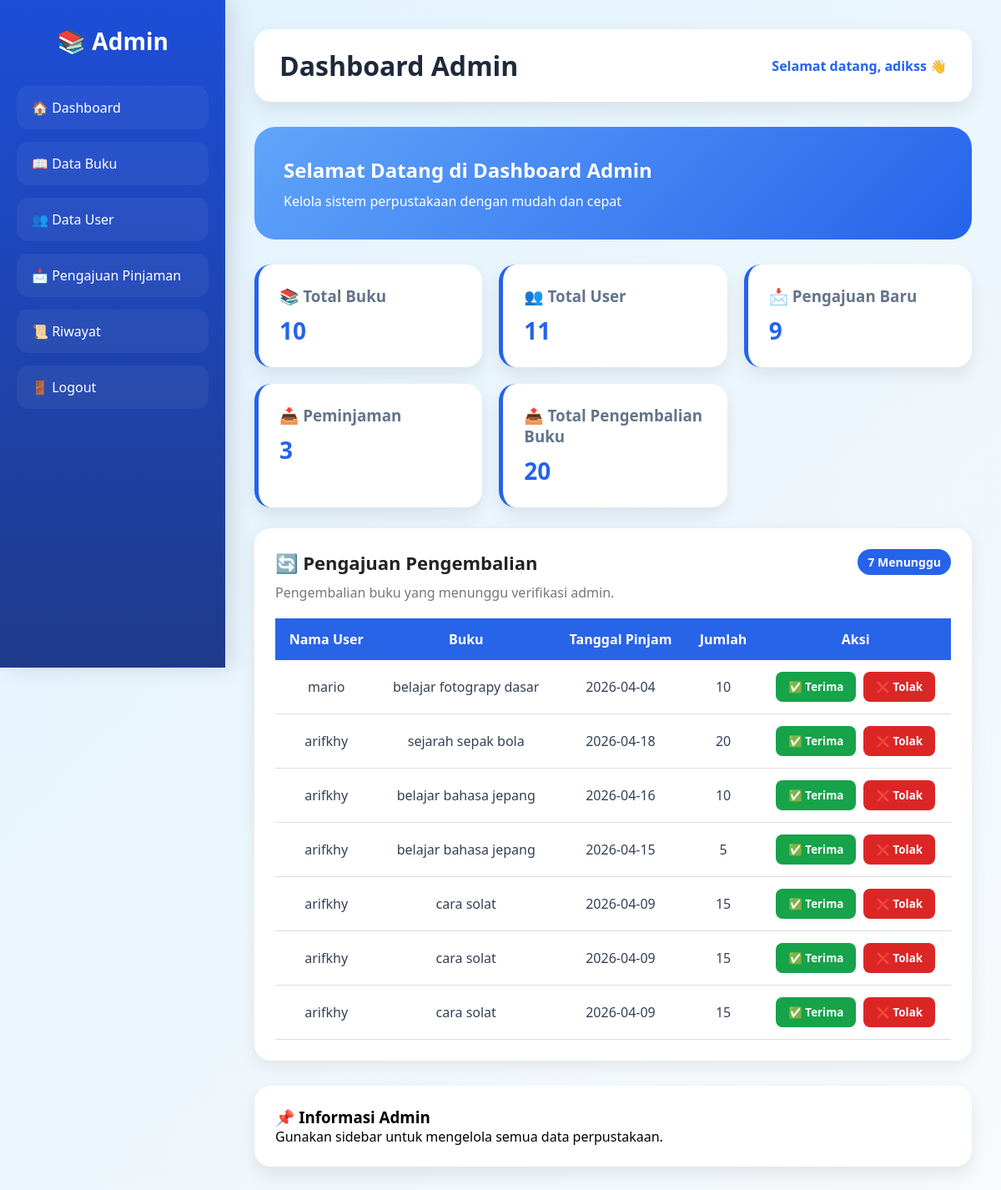
Page /pinjam_buku/views/v_dasbord_admin.php (signed in) on the committed database.
### tables this page shows
CREATE TABLE `pinjam` (
  `id_pinjam` int(11) NOT NULL,
  `kode_buku` int(11) NOT NULL,
  `id_pengguna` int(11) NOT NULL,
  `tanggal_pinjam` date NOT NULL,
  `tanggal_kembali` date DEFAULT NULL,
  `status` enum('pending','dipinjam','menunggu_verifikasi','dikembalikan') NOT NULL,
  `jumlah_pinjam` varchar(50) NOT NULL
);

CREATE TABLE `pengguna` (
  `id_pengguna` int(11) NOT NULL,
  `nama_pengguna` varchar(100) NOT NULL,
  `jenis_kelamin` enum('laki-laki','perempuan') NOT NULL,
  `alamat` varchar(150) NOT NULL,
  `role` enum('admin','user') NOT NULL,
  `password` varchar(250) NOT NULL,
  `email` varchar(150) NOT NULL,
  `tanggal_lahir_pengguna` date DEFAULT NULL
);

CREATE TABLE `buku` (
  `kode_buku` int(11) NOT NULL,
  `gambar` varchar(250) NOT NULL,
  `nama_buku` varchar(100) NOT NULL,
  `tanggal_rilis` date NOT NULL,
  `pencipta` varchar(150) NOT NULL,
  `stok` varchar(100) NOT NULL
);

### pinjam_buku/models/m_koneksi.php (called while the page is built, shortened)
<?php
class m_koneksi {
    public function __construct() {
        $host = "localhost";
        $user = "root";
        $pass = "";
        $db   = "pinjam_buku";
        $this->koneksi = mysqli_connect($host, $user, $pass, $db);
    }
}

### pinjam_buku/models/m_dashboard.php (called while the page is built)
<?php
include_once "m_koneksi.php";
class m_dashboard {
    public $koneksi;
    function __construct(){
        $db = new m_koneksi();
        $this->koneksi = $db->koneksi;
    }
    function total_buku(){
        $sql = "SELECT COUNT(*) as total FROM buku";
        $q = mysqli_query($this->koneksi,$sql);
        return mysqli_fetch_assoc($q)['total'];
    }
    function total_user(){
        $sql = "SELECT COUNT(*) as total FROM pengguna WHERE role='user'";
        $q = mysqli_query($this->koneksi,$sql);
        return mysqli_fetch_assoc($q)['total'];
    }
    function total_pending(){
        $sql = "SELECT COUNT(*) as total FROM pinjam WHERE status='pending'";
        $q = mysqli_query($this->koneksi,$sql);
        return mysqli_fetch_assoc($q)['total'];
    }
    function total_pinjam(){
        $sql = "SELECT COUNT(*) as total FROM pinjam WHERE status='dipinjam'";
        $q = mysqli_query($this->koneksi,$sql);
        return mysqli_fetch_assoc($q)['total'];
    }
    function total_kembali(){
        $sql = "SELECT COUNT(*) as total FROM pinjam WHERE status='dikembalikan'";
        $q = mysqli_query($this->koneksi,$sql);
        return mysqli_fetch_assoc($q)['total'];
    }
}
?>

### pinjam_buku/models/m_pinjam.php (called while the page is built, shortened)
<?php
include_once "m_koneksi.php";
class m_pinjam
{
    public $koneksi;
    function __construct()
    {
        $db = new m_koneksi();
        $this->koneksi = $db->koneksi;
    }
    function tampil_menunggu_pengembalian()
    {
        $sql = "SELECT
                    pinjam.*,
                    buku.nama_buku,
                    pengguna.nama_pengguna
                FROM pinjam
                JOIN buku
                    ON pinjam.kode_buku = buku.kode_buku
                JOIN pengguna
                    ON pinjam.id_pengguna = pengguna.id_pengguna
                WHERE pinjam.status='menunggu_verifikasi'
                ORDER BY pinjam.id_pinjam DESC";
        $q = mysqli_query($this->koneksi, $sql);
        $data = [];
        while ($d = mysqli_fetch_object($q)) {
            $data[] = $d;
        }
        return $data;
    }
}
?>

### pinjam_buku/views/v_dasbord_admin.php (the view, shortened to what this page needs)
<?php
include "../models/m_dashboard.php";
$dashboard = new m_dashboard();
include "../models/m_pinjam.php";
$pinjam = new m_pinjam();
$total_buku    = $dashboard->total_buku();
$total_user    = $dashboard->total_user();
$total_pending = $dashboard->total_pending();
$total_pinjam  = $dashboard->total_pinjam();
$total_kembali = $dashboard->total_kembali();
$data_pengembalian = $pinjam->tampil_menunggu_pengembalian();
$nama_admin = $_SESSION['nama_pengguna'] ?? 'Admin';
?>
<!DOCTYPE html>
<html lang="id">
<head>
<link
    rel="stylesheet"
    href="/pinjam_buku/asset/dasbord_admin.css"
>
</head>
<body>
<div class="sidebar">
    <h2>📚 Admin</h2>
    <a href="v_dasbord_admin.php">
        🏠 Dashboard
    </a>
    <a href="../views/v_admin_buku.php">
        📖 Data Buku
    </a>
    <a href="../views/v_data_user.php">
        👥 Data User
    </a>
    <a href="../views/verif_admin.php">
        📩 Pengajuan Pinjaman
    </a>
    <a href="../controllers/c_riwayat.php">
        📜 Riwayat
    </a>
    <a href="../controllers/c_logout.php">
        🚪 Logout
    </a>
</div>
<div class="main">
    <div class="topbar">
        <h1>
            Dashboard Admin
        </h1>
        <span>
            Selamat datang,
            <?= htmlspecialchars($nama_admin) ?>
            👋
        </span>
    </div>
    <div class="welcome">
        <h2>
            Selamat Datang di Dashboard Admin
        </h2>
        <p>
            Kelola sistem perpustakaan dengan mudah dan cepat
        </p>
    </div>
    <div class="cards">
        <div class="card">
            <h3>
                📚 Total Buku
            </h3>
            <p>
                <?= $total_buku ?>
            </p>
        </div>
        <div class="card">
            <h3>
                👥 Total User
            </h3>
            <p>
                <?= $total_user ?>
            </p>
        </div>
        <div class="card">
            <h3>
                📩 Pengajuan Baru
            </h3>
            <p>
                <?= $total_pending ?>
            </p>
        </div>
        <div class="card">
            <h3>
                📥 Peminjaman
            </h3>
            <p>
                <?= $total_pinjam ?>
            </p>
        </div>
        <div class="card">
            <h3>
                📤 Total Pengembalian Buku
            </h3>
            <p>
                <?= $total_kembali ?>
            </p>
        </div>
    </div>
    <div class="pengembalian-box">
        <div class="judul-pengembalian">
            <h2>
                🔄 Pengajuan Pengembalian
            </h2>
            <span class="jumlah-pengembalian">
                <?= count($data_pengembalian) ?>
                Menunggu
            </span>
        </div>
        <p>
            Pengembalian buku yang menunggu verifikasi admin.
        </p>
        <div class="table-wrapper">
            <table class="table-pengembalian">
                <thead>
                    <tr>
                        <th>
                            Nama User
                        </th>
                        <th>
                            Buku
                        </th>
                        <th>
                            Tanggal Pinjam
                        </th>
                        <th>
                            Jumlah
                        </th>
                        <th>
                            Aksi
                        </th>
                    </tr>
                </thead>
                <tbody>
                    <?php if (!empty($data_pengembalian)): ?>
                        <?php foreach ($data_pengembalian as $row): ?>
                            <tr>
                                <td>
                                    <?= htmlspecialchars(
                                        $row->nama_pengguna
                                    ) ?>
                                </td>
                                <td>
                                    <?= htmlspecialchars(
                                        $row->nama_buku
                                    ) ?>
                                </td>
                                <td>
                                    <?= htmlspecialchars(
                                        $row->tanggal_pinjam
                                    ) ?>
                                </td>
                                <td>
                                    <?= htmlspecialchars(
                                        $row->jumlah_pinjam
                                    ) ?>
                                </td>
                                <td>
                                    <form
                                        action="../controllers/c_proses_verifikasi.php"
                                        method="POST"
                                        style="display:inline;"
                                    >
                                        <button
                                            type="submit"
                                            class="btn-terima"
                                            onclick="return confirm('Terima pengembalian buku ini?')"
                                        >
                                            ✅ Terima
                                        </button>
                                    </form>
                                    <form
                                        action="../controllers/c_proses_verifikasi.php"
                                        method="POST"
                                        style="display:inline;"
                                    >
                                        <button
                                            type="submit"
                                            class="btn-tolak"
                                            onclick="return confirm('Tolak pengembalian buku ini?')"
                                        >
                                            ❌ Tolak
                                        </button>
                                    </form>
                                </td>
                            </tr>
                        <?php endforeach; ?>
                    <?php endif; ?>
                </tbody>
            </table>
        </div>
    </div>
    <div class="section">
        <h3>
            📌 Informasi Admin
        </h3>
        <p>
            Gunakan sidebar untuk mengelola semua data perpustakaan.
        </p>
    </div>
</div>
</body>
</html>

### pinjam_buku/asset/dasbord_admin.css (style rules this page uses)
* { margin:0; padding:0; box-sizing:border-box; font-family:'Segoe UI',sans-serif; }
body { background:linear-gradient(135deg,#e0f2fe,#f8fafc); display:flex; min-height:100vh; }
.sidebar { width:270px; min-height:100vh; background:linear-gradient(180deg,#1d4ed8,#1e3a8a); padding:30px 20px; position:fixed; color:white; box-shadow:8px 0 25px rgba(0,0,0,0.12); }
.sidebar h2 { text-align:center; margin-bottom:35px; font-size:28px; }
.sidebar a { display:block; padding:15px 18px; margin-bottom:15px; text-decoration:none; color:white; border-radius:14px; transition:.3s; background:rgba(255,255,255,0.05); }
.main { margin-left:270px; width:100%; padding:35px; }
.topbar { background:white; padding:22px 30px; border-radius:20px; box-shadow:0 10px 25px rgba(0,0,0,0.08); margin-bottom:30px; display:flex; justify-content:space-between; align-items:center; }
.topbar h1 { color:#1e293b; }
.topbar span { color:#2563eb; font-weight:bold; }
.welcome { background:linear-gradient(135deg,#60a5fa,#2563eb); color:white; padding:35px; border-radius:25px; margin-bottom:30px; }
.welcome h2 { margin-bottom:10px; }
.cards { display:grid; grid-template-columns:repeat(auto-fit,minmax(220px,1fr)); gap:20px; }
.card { background:white; padding:25px; border-radius:20px; box-shadow:0 10px 20px rgba(0,0,0,0.08); transition:.3s; border-left:5px solid #2563eb; }
.card h3 { color:#64748b; margin-bottom:10px; }
.card p { font-size:28px; font-weight:bold; color:#2563eb; }
.section { margin-top:30px; background:white; padding:25px; border-radius:20px; box-shadow:0 10px 20px rgba(0,0,0,0.08); }
.pengembalian-box { background: white; margin-top: 30px; padding: 25px; border-radius: 20px; box-shadow: 0 10px 20px rgba(0,0,0,0.08); width: 100%; }
.pengembalian-box h2 { color: #1e293b; margin-bottom: 8px; }
.pengembalian-box p { color: #64748b; margin-bottom: 20px; }
.table-pengembalian { width: 100%; border-collapse: collapse; overflow: hidden; }
.table-pengembalian thead { background: #2563eb; color: white; }
.table-pengembalian th { padding: 14px; text-align: center; font-weight: bold; }
.table-pengembalian td { padding: 14px; text-align: center; border-bottom: 1px solid #e2e8f0; color: #334155; }
.btn-terima { background: #16a34a; color: white; border: none; padding: 9px 14px; border-radius: 8px; cursor: pointer; font-weight: bold; margin-right: 5px; }
.btn-tolak { background: #dc2626; color: white; border: none; padding: 9px 14px; border-radius: 8px; cursor: pointer; font-weight: bold; }

### pinjam_buku/views/v_dasbord_admin.php (style rules this page uses)
.pengembalian-box { background: white; margin-top: 25px; padding: 25px; border-radius: 20px; box-shadow: 0 5px 20px rgba(0,0,0,0.08); width: 100%; box-sizing: border-box; }
.pengembalian-box h2 { margin: 0; color: #222; font-size: 22px; }
.pengembalian-box p { color: #777; margin-top: 8px; margin-bottom: 20px; }
.table-wrapper { width: 100%; overflow-x: auto; }
.table-pengembalian { width: 100%; border-collapse: collapse; }
.table-pengembalian thead { background: #2864e8; color: white; }
.table-pengembalian th { padding: 14px; text-align: center; }
.table-pengembalian td { padding: 14px; text-align: center; border-bottom: 1px solid #ddd; }
.btn-terima { background: #16a34a; color: white; border: none; padding: 9px 15px; border-radius: 8px; cursor: pointer; font-weight: bold; margin-right: 5px; }
.btn-tolak { background: #dc2626; color: white; border: none; padding: 9px 15px; border-radius: 8px; cursor: pointer; font-weight: bold; }
.judul-pengembalian { display: flex; justify-content: space-between; align-items: center; margin-bottom: 10px; }
.jumlah-pengembalian { background: #2563eb; color: white; padding: 6px 12px; border-radius: 20px; font-size: 14px; font-weight: bold; }

### rows in the picture
pinjam: id_pengguna.nama_pengguna "mario", kode_buku.nama_buku "belajar fotograpy dasar", tanggal_pinjam "2026-04-04", jumlah_pinjam "10"
pinjam: id_pengguna.nama_pengguna "arifkhy", kode_buku.nama_buku "sejarah sepak bola", tanggal_pinjam "2026-04-18", jumlah_pinjam "20"
pinjam: id_pengguna.nama_pengguna "arifkhy", kode_buku.nama_buku "belajar bahasa jepang", tanggal_pinjam "2026-04-16", jumlah_pinjam "10"
pinjam: id_pengguna.nama_pengguna "arifkhy", kode_buku.nama_buku "belajar bahasa jepang", tanggal_pinjam "2026-04-15", jumlah_pinjam "5"
pinjam: id_pengguna.nama_pengguna "arifkhy", kode_buku.nama_buku "cara solat", tanggal_pinjam "2026-04-09", jumlah_pinjam "15"
pinjam: id_pengguna.nama_pengguna "arifkhy", kode_buku.nama_buku "cara solat", tanggal_pinjam "2026-04-09", jumlah_pinjam "15"
pinjam: id_pengguna.nama_pengguna "arifkhy", kode_buku.nama_buku "cara solat", tanggal_pinjam "2026-04-09", jumlah_pinjam "15"

### other values in the picture
$nama_admin "adikss"
$total_buku "10"
$total_user "11"
$total_pending "9"
$total_pinjam "3"
$total_kembali "20"
count($data_pengembalian) "7"
